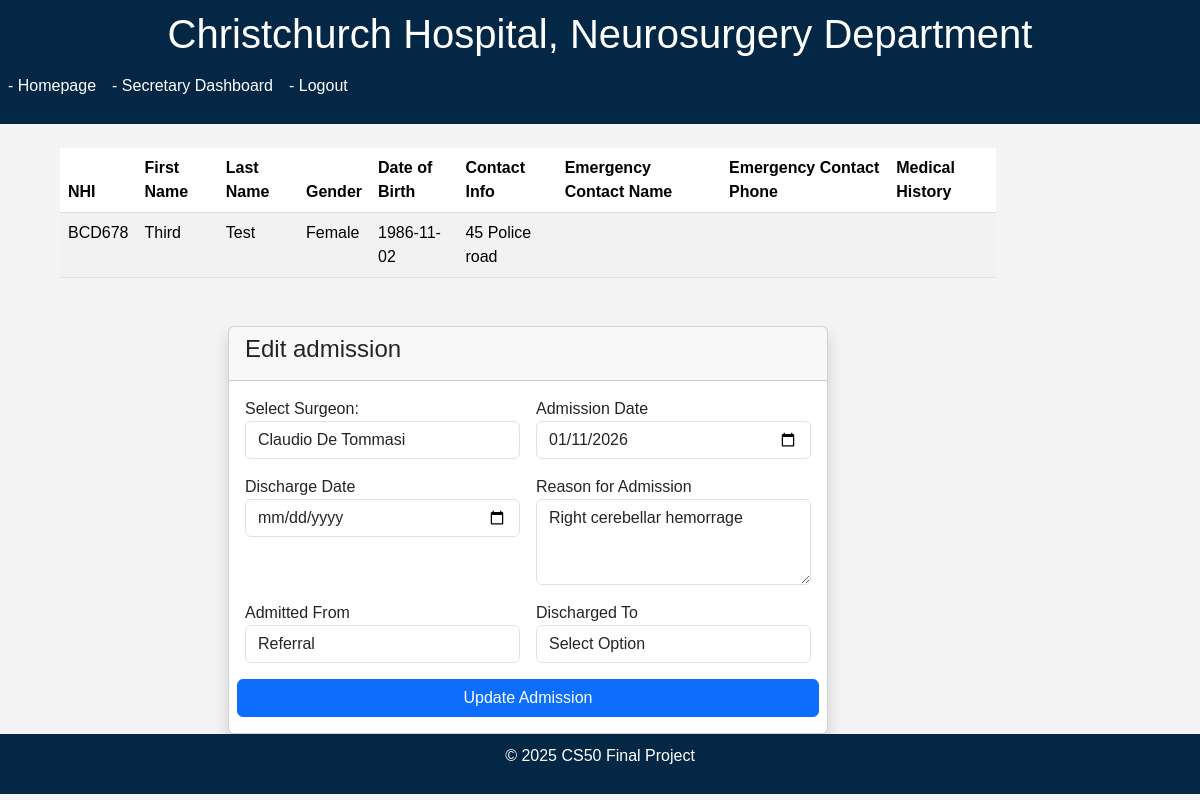
Screenshot of /edit_admission/1 (signed in) with the database file from the repository.
### models.py (models this page shows)
class Patient(db.Model):
    id = db.Column(db.Integer, primary_key=True)
    NHI = db.Column(db.String(6), unique=True, nullable=False)
    username = db.Column(db.String(50), unique=True, nullable=True)
    password_hash = db.Column(db.String(255), nullable=True)
    last_name = db.Column(db.String(100), nullable=False)
    first_name = db.Column(db.String(100), nullable=False)
    gender = db.Column(db.String(1))
    date_of_birth = db.Column(db.Date, nullable=False)
    contact_info = db.Column(db.String(100), nullable=False)
    emergency_contact_name = db.Column(db.String(100))
    emergency_contact_phone = db.Column(db.String(15))
    medical_history = db.Column(db.Text)
    needs_password = db.Column(db.Boolean, default=True)

class Admission(db.Model):
    id = db.Column(db.Integer, primary_key=True)
    patient_id = db.Column(db.Integer, db.ForeignKey('patient.id'), nullable=False)
    surgeon_id = db.Column(db.Integer, db.ForeignKey('surgeon.id'), nullable=False)
    admission_date = db.Column(db.DateTime, nullable=False)
    discharge_date = db.Column(db.DateTime)
    reason = db.Column(db.Text)
    admitted_from = db.Column(
        Enum('ER', 'Clinic', 'Referral', name='admitted_from_enum'),
        nullable=True
    )
    discharged_to = db.Column(
        Enum('Home', 'Rehab', 'Nursing Home', name='discharged_to_enum'),
        nullable=True
    )
    patient = db.relationship('Patient', backref='admissions')
    surgeon = db.relationship('Surgeon', backref='admissions')

### app.py (the view, shortened to what this page needs)
@app.route("/edit_admission/<int:admission_id>", methods=["GET", "POST"])
@secretary_or_surgeon_required
def edit_admission(admission_id):
    admission = Admission.query.get_or_404(admission_id)
    patient = Patient.query.get(admission.patient_id)
    if session.get("secretary_id"):
        surgeons = Surgeon.query.all()
        surgeon_id = request.form.get("surgeon_id") if request.method == "POST" else admission.surgeon_id
        surgeon = Surgeon.query.get(surgeon_id) if surgeon_id else None
    else:
        surgeon_id = session.get("surgeon_id")
        surgeon = Surgeon.query.get(surgeon_id)
    return render_template("edit_admission.html", admission=admission, patient=patient, surgeon=surgeon, surgeons=surgeons if session.get("secretary_id") else None)

### helpers.py (called while the page is built)
def secretary_or_surgeon_required(f):
    @wraps(f)
    def decorated_function(*args, **kwargs):
        if not (session.get("secretary_id") or session.get("surgeon_id")):
            return redirect("/login")
        return f(*args, **kwargs)
    return decorated_function

### templates/edit_admission.html (shortened to what this page needs)
{% extends "layout.html" %}
{% block content %}
<div class="container mt-4 mx-5">
    <table class="table table-striped">
        <thead>
            <tr>
                <th>NHI</th>
                <th>First Name</th>
                <th>Last Name</th>
                <th>Gender</th>
                <th>Date of Birth</th>
                <th>Contact Info</th>
                <th>Emergency Contact Name</th>
                <th>Emergency Contact Phone</th>
                <th>Medical History</th>
            </tr>
        </thead>
        <tbody>
            <tr>
                <td>{{ patient.NHI }}</td>
                <td>{{ patient.first_name }}</td>
                <td>{{ patient.last_name }}</td>
                <td>{{ patient.gender }}</td>
                <td>{{ patient.date_of_birth }}</td>
                <td>{{ patient.contact_info }}</td>
                <td>{{ patient.emergency_contact_name }}</td>
                <td>{{ patient.emergency_contact_phone }}</td>
                <td>{{ patient.medical_history }}</td>
            </tr>
        </tbody>
    </table>
    <div class="container mt-5">
        <div class="row justify-content-center">
            <div class="col-md-10">
                <div class="card shadow">
                    <div class="card-header">
                        <h4>Edit admission</h4>
                    </div>
                    <div class="card-body">
                        <form class="row g-3" method="POST">
                            <div class="col-group col-md-6">
                                <label for="surgeon_id">Select Surgeon:</label>
                                {% if surgeons %}
                                    <select class="form-control" id="surgeon_id" name="surgeon_id" required>
                                        {% for s in surgeons %}
                                            <option value="{{ s.id }}" {% if s.id == surgeon.id %}selected{% endif %}>{{ s.first_name }} {{ s.last_name }}</option>
                                        {% endfor %}
                                    </select>
                                {% else %}
                                    <input type="text" class="form-control" value="{{ surgeon.first_name }} {{ surgeon.last_name }}" disabled>
                                {% endif %}
                            </div>
                            <div class="form-group col-md-6">
                                <label for="admission_date">Admission Date</label>
                                <input type="date" class="form-control" id="admission_date" name="admission_date"
                                    value="{{ admission.admission_date.strftime('%Y-%m-%d') if admission.admission_date else '' }}" required>
                            </div>
                            <div class="form-group col-md-6">
                                <label for="discharge_date">Discharge Date</label>
                                <input type="date" class="form-control" id="discharge_date" name="discharge_date"
                                    value="{{ admission.discharge_date.strftime('%Y-%m-%d') if admission.discharge_date else '' }}">
                            </div>
                            <div class="form-group col-md-6">
                                <label for="reason">Reason for Admission</label>
                                <textarea class="form-control" id="reason" name="reason" rows="3" required>{{ admission.reason }}</textarea>
                            </div>
                            <div class="form-group col-md-6">
                                <label for="admitted_from">Admitted From</label>
                                <select class="form-control" id="admitted_from" name="admitted_from" required>
                                    <option value="Referral" {% if admission.admitted_from == "Referral" %}selected{% endif %}>Referral</option>
                                </select>
                            </div>
                            <div class="form-group col-md-6">
                                <label for="discharged_to">Discharged To</label>
                                <select class="form-control" id="discharged_to" name="discharged_to">
                                    <option value="">Select Option</option>
                                </select>
                            </div>
                            <button type="submit" class="btn btn-primary">Update Admission</button>
                        </form>
                    </div>
                </div>
            </div>
        </div>
    </div>
</div>
{% endblock %}

### static/style.css (style rules this page uses)
body { font-family: Arial, sans-serif; margin: 0; padding: 0; background-color: #f4f4f4; }
.container { width: 80%; margin: auto; overflow: hidden; }

### rows the page displays
Patient: NHI "BCD678", first_name "Third", last_name "Test", gender "Female", date_of_birth "1986-11-02", contact_info "45 Police road"
Admission: admission_date "01/11/2026", reason "Right cerebellar hemorrage", admitted_from "Referral"

### other values shown
form field surgeon_id "Claudio De Tommasi"
